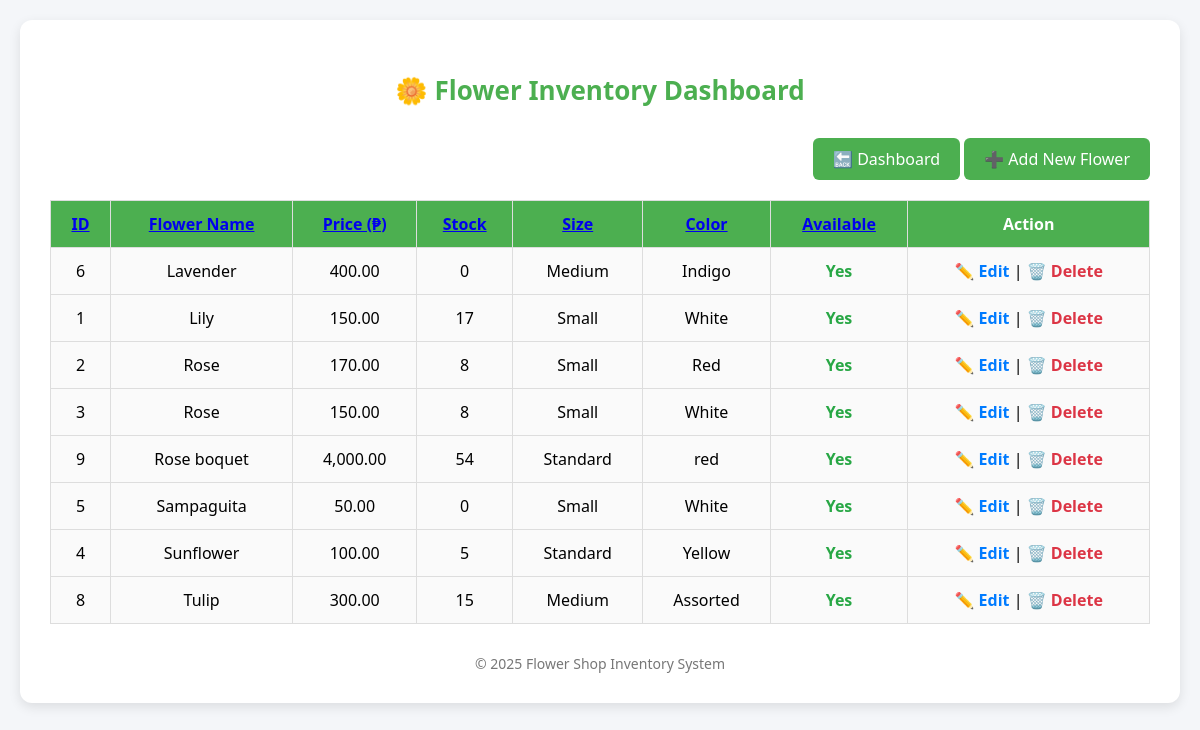
The page /dashboard/inventory.php on the database as committed earlier.
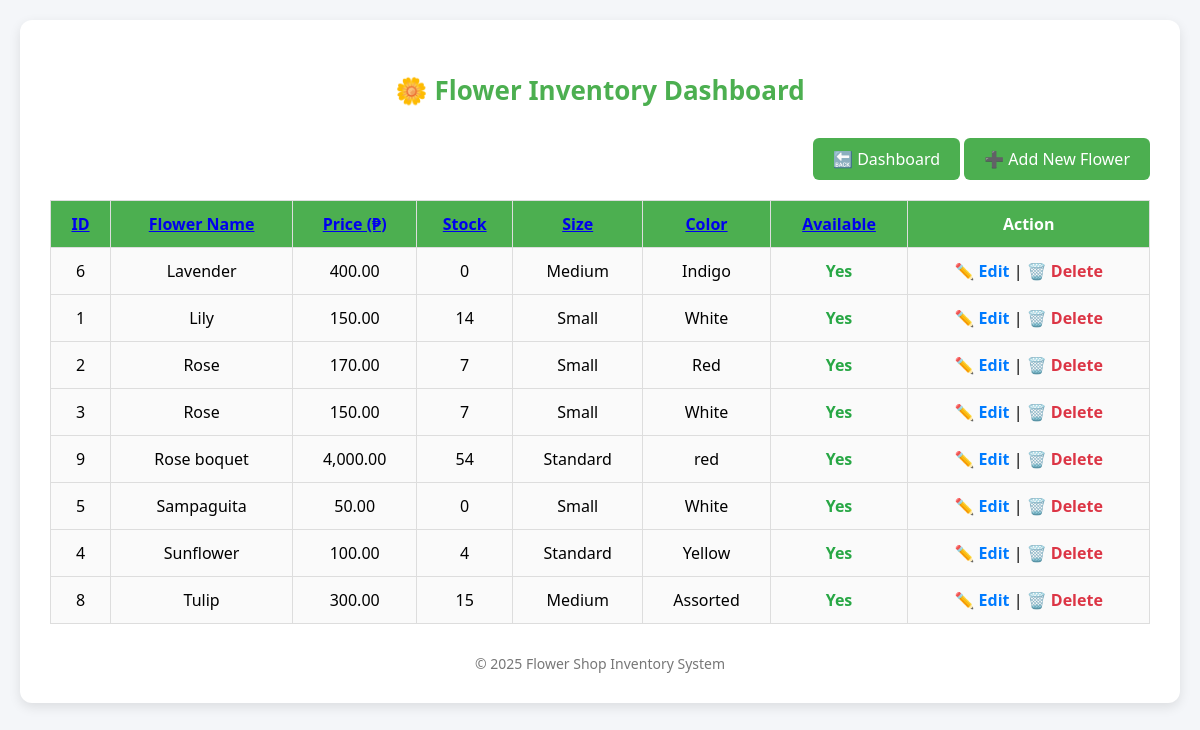
The same page on the database as committed later.
### tables this page shows
CREATE TABLE `product` (
  `flower_id` int(11) NOT NULL,
  `name` varchar(255) NOT NULL,
  `description` text DEFAULT NULL,
  `price` decimal(10,2) NOT NULL,
  `quantity` int(11) DEFAULT NULL,
  `size` varchar(255) NOT NULL,
  `color` varchar(255) NOT NULL,
  `available` int(11) NOT NULL,
  `image_url` varchar(255) NOT NULL
);

### dashboard/inventory.php (the view, shortened to what this page needs)
<?php
include 'db.php';
$sort_column = 'name';
$sort_order = 'ASC';
$query = "SELECT * FROM product ORDER BY $sort_column $sort_order";
$result = $conn->query($query);
$toggle_order = ($sort_order === 'ASC') ? 'DESC' : 'ASC';
?>
<!DOCTYPE html>
<html lang="en">
<head>
</head>
<body>
    <div class="container">
        <h2>🌼 Flower Inventory Dashboard</h2>
        <div class="actions">
            <a href="dashboard.php" class="btn-back-dashboard">🔙 Dashboard</a>
            <a href="add_product.php">➕ Add New Flower</a>
        </div>
        <table>
            <thead>
                <tr>
                    <th><a href="?sort_by=flower_id&sort_order=<?= $toggle_order ?>">ID</a></th>
                    <th><a href="?sort_by=name&sort_order=<?= $toggle_order ?>">Flower Name</a></th>
                    <th><a href="?sort_by=price&sort_order=<?= $toggle_order ?>">Price (₱)</a></th>
                    <th><a href="?sort_by=quantity&sort_order=<?= $toggle_order ?>">Stock</a></th>
                    <th><a href="?sort_by=size&sort_order=<?= $toggle_order ?>">Size</a></th>
                    <th><a href="?sort_by=color&sort_order=<?= $toggle_order ?>">Color</a></th>
                    <th><a href="?sort_by=available&sort_order=<?= $toggle_order ?>">Available</a></th>
                    <th>Action</th>
                </tr>
            </thead>
            <tbody>
                <?php while ($row = $result->fetch_assoc()): ?>
                    <tr>
                        <td><?= $row['flower_id'] ?></td>
                        <td><?= htmlspecialchars($row['name']) ?></td>
                        <td><?= number_format($row['price'], 2) ?></td>
                        <td><?= $row['quantity'] ?></td>
                        <td><?= htmlspecialchars($row['size']) ?></td>
                        <td><?= htmlspecialchars($row['color']) ?></td>
                        <td class="<?= $row['available'] ? 'status-yes' : 'status-no' ?>">
                            <?= $row['available'] ? 'Yes' : 'No' ?>
                        </td>
                        <td>
                            <a class="btn-edit" href="edit_product.php?id=<?= $row['flower_id'] ?>">✏️ Edit</a> |
                            <a class="delete-btn" href="?delete=<?= $row['flower_id'] ?>" onclick="return confirm('Are you sure you want to delete this flower?')">🗑️ Delete</a>
                        </td>
                    </tr>
                <?php endwhile; ?>
            </tbody>
        </table>
        <div class="footer">
            © <?= date("Y") ?> Flower Shop Inventory System
        </div>
    </div>
</body>
</html>

Rows that differ between the two databases and show on the page:
changed product "Lily": quantity "17" → "14"
changed product "Red": quantity "8" → "7"
changed product id 3: quantity "8" → "7"
changed product "Sunflower": quantity "5" → "4"
